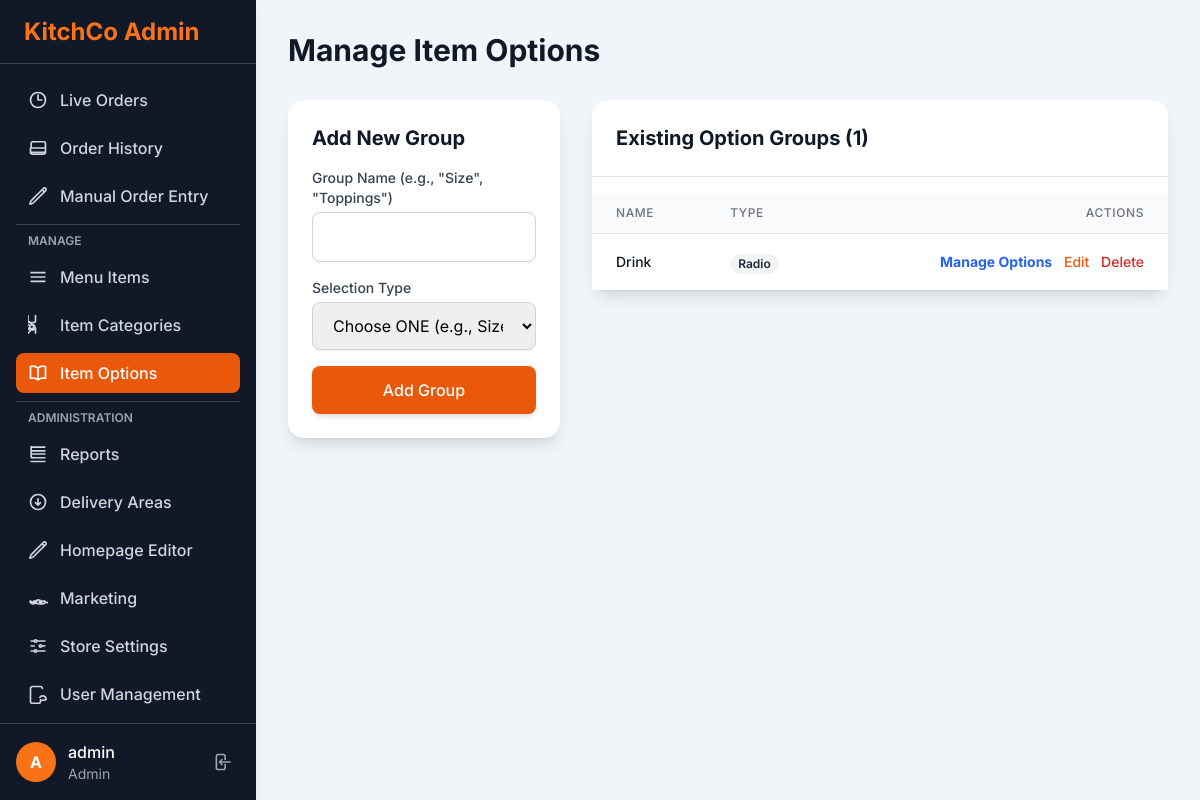
Before: /admin/manage_item_options.php (signed in) with the older database file.
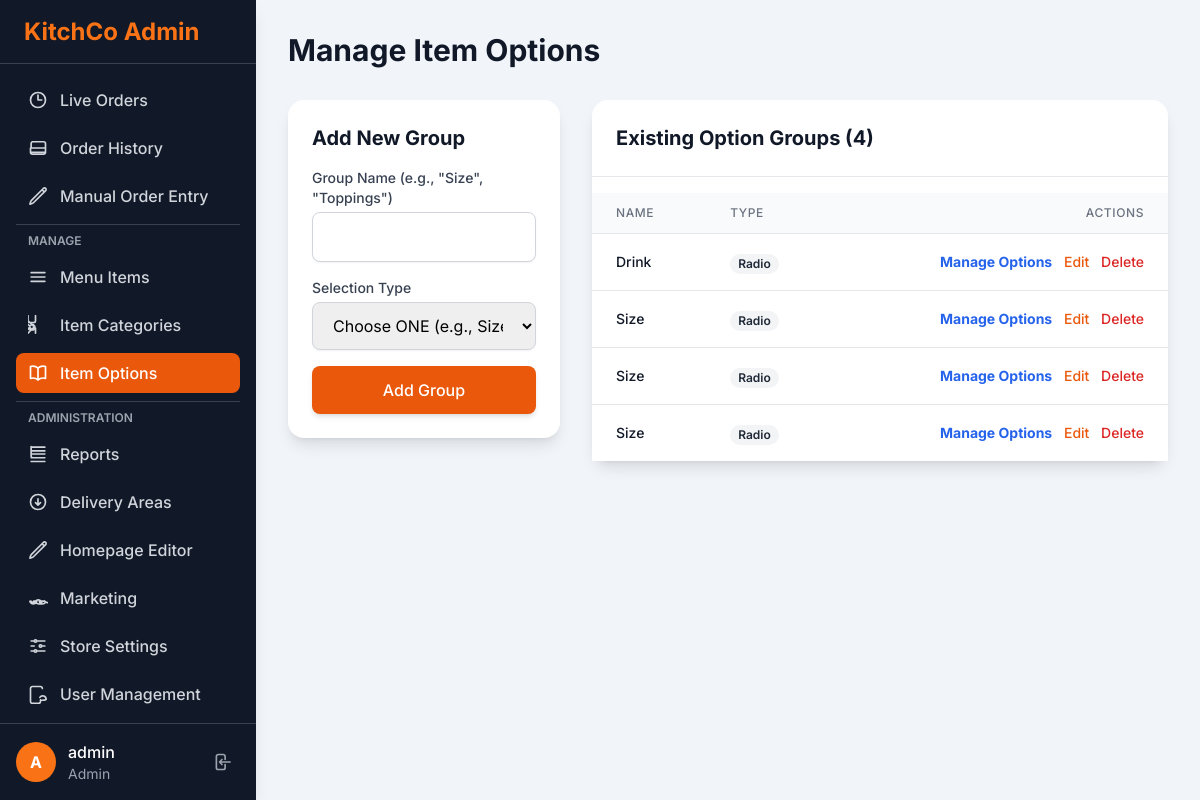
After: the same page with the newer database file.
### tables this page shows
CREATE TABLE IF NOT EXISTS `item_options_groups` (
  `id` int NOT NULL AUTO_INCREMENT,
  `name` varchar(100) NOT NULL,
  `type` enum('radio','checkbox') NOT NULL,
  PRIMARY KEY (`id`)
);

### config.php (called while the page is built, shortened)
<?php
function get_csrf_token() {
    return $_SESSION['csrf_token'];
}
function e($data) {
    return htmlspecialchars($data, ENT_QUOTES, 'UTF-8');
}
?>

### admin/manage_item_options.php (the view, shortened to what the changed rows need)
<?php
require_once('header.php');
$action = $_GET['action'] ?? 'list_groups';
$page_title = 'Manage Item Options';
$groups = [];
if ($action === 'list_groups') {
    $result = $db->query("SELECT * FROM item_options_groups ORDER BY name ASC");
    if ($result) {
        while ($row = $result->fetch_assoc()) {
            $groups[] = $row;
        }
    }
}
?>
<h1 class="text-3xl font-bold text-gray-900 mb-8"><?php echo e($page_title); ?></h1>
<div class="grid grid-cols-1 lg:grid-cols-3 gap-8">
    <div class="lg:col-span-1">
        <?php if ($action === 'list_groups' || $action === 'edit_group'): ?>
        <div class="bg-white p-6 rounded-2xl shadow-lg">
            <h2 class="text-xl font-bold text-gray-900 mb-4">
                <?php echo ($action === 'edit_group') ? 'Edit Group' : 'Add New Group'; ?>
            </h2>
        </div>
        <?php endif; ?>
    </div>
    <div class="lg:col-span-2">
        <div class="bg-white rounded-2xl shadow-lg">
            <?php if ($action === 'list_groups' || $action === 'edit_group'): ?>
            <h2 class="text-xl font-bold text-gray-900 mb-4 p-6 border-b border-gray-200">
                Existing Option Groups (<?php echo count($groups); ?>)
            </h2>
            <div class="overflow-x-auto">
                <table class="min-w-full divide-y divide-gray-200">
                    <thead class="bg-gray-50">
                        <tr>
                            <th scope="col" class="px-6 py-3 text-left text-xs font-medium text-gray-500 uppercase tracking-wider">Name</th>
                            <th scope="col" class="px-6 py-3 text-left text-xs font-medium text-gray-500 uppercase tracking-wider">Type</th>
                            <th scope="col" class="px-6 py-3 text-right text-xs font-medium text-gray-500 uppercase tracking-wider">Actions</th>
                        </tr>
                    </thead>
                    <tbody class="bg-white divide-y divide-gray-200">
                        <?php if (empty($groups)): ?>
                            <tr><td colspan="3" class="px-6 py-4 text-center text-gray-500">No option groups found.</td></tr>
                        <?php else: ?>
                            <?php foreach ($groups as $group): ?>
                                <tr>
                                    <td class="px-6 py-4 whitespace-nowrap"><div class="text-sm font-medium text-gray-900"><?php echo e($group['name']); ?></div></td>
                                    <td class="px-6 py-4 whitespace-nowrap"><span class="px-2 inline-flex text-xs leading-5 font-semibold rounded-full bg-gray-100 text-gray-800 capitalize"><?php echo e($group['type']); ?></span></td>
                                    <td class="px-6 py-4 whitespace-nowrap text-right text-sm font-medium space-x-2">
                                        <a href="manage_item_options.php?action=manage_options&group_id=<?php echo e($group['id']); ?>" class="text-blue-600 hover:text-blue-900 font-bold">Manage Options</a>
                                        <a href="manage_item_options.php?action=edit_group&id=<?php echo e($group['id']); ?>" class="text-orange-600 hover:text-orange-900">Edit</a>
                                        <a href="manage_item_options.php?action=delete_group&id=<?php echo e($group['id']); ?>&csrf_token=<?php echo e(get_csrf_token()); ?>"
                                           class="text-red-600 hover:text-red-900"
                                           onclick="return confirm('Are you sure you want to delete this group? ALL its options will be deleted.');">Delete</a>
                                    </td>
                                </tr>
                            <?php endforeach; ?>
                        <?php endif; ?>
                    </tbody>
                </table>
            </div>
            <?php endif; ?>
        </div>
    </div>
</div>
<?php
require_once('footer.php');
?>

Changed rows visible on the page:
added item_options_groups: name "Size", type "Radio"
added item_options_groups: name "Size", type "Radio"
added item_options_groups: name "Size", type "Radio"
Other visible differences:
count($groups): "1" → "4"
